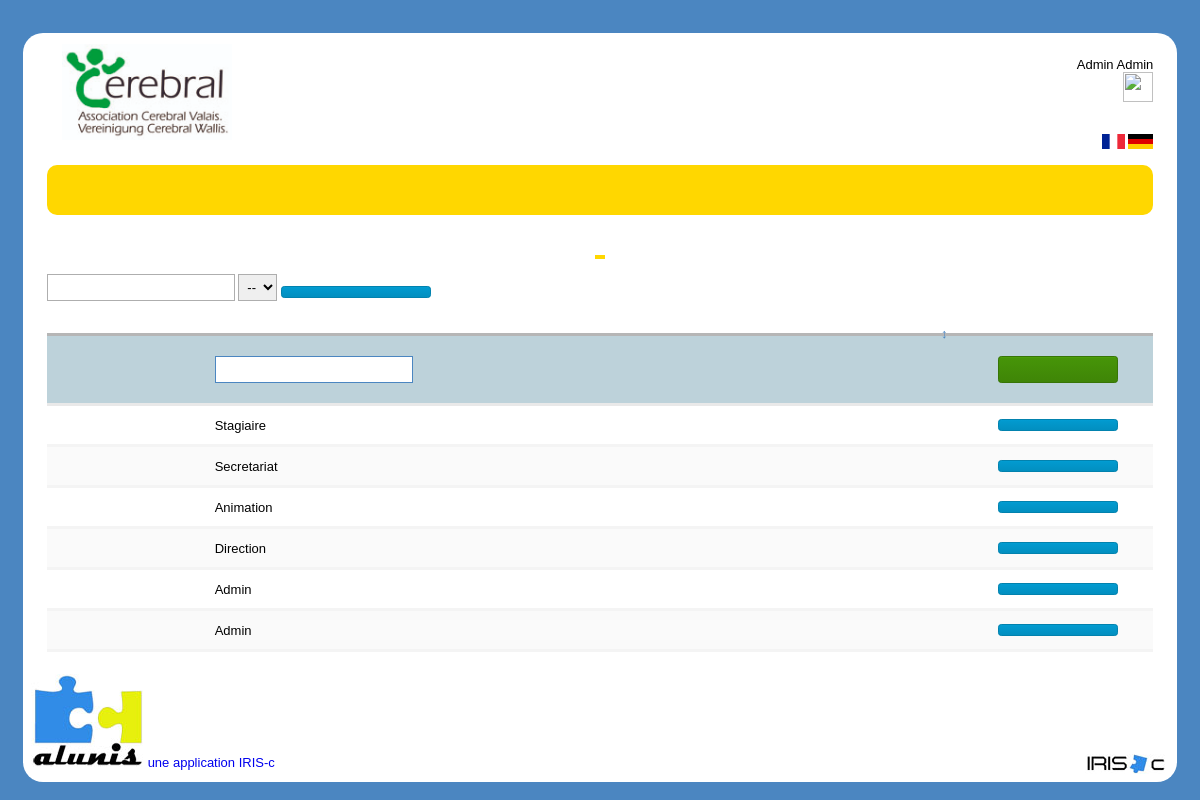
/Administration/autorisation.php?lang=de (signed in), run on the app's committed database.
### tables this page shows
CREATE TABLE `tblAutorisation` (
  `autId` int(11) NOT NULL,
  `autNom` varchar(45) NOT NULL
);

### src/class/Db.class.php (called while the page is built, shortened)
<?php
class Db
{
	private $DBName;
	private $DBUser;
	private $DBPassword;
	private $DBPort;
	private $pdo;
	private $sQuery;
	private $parameters;
	public function __construct()
	{
		if($_SERVER['HTTP_HOST'] == CONFIG_SRVIP){
			$this->Host = 'localhost';
			$this->DBName = CONFIG_DBNAME;
			$this->DBUser = CONFIG_USR;
			$this->DBPassword = CONFIG_PASS;
		}else{
			$this->DBName = CONFIG_DBNAME;
			$this->DBUser = CONFIG_USR;
			$this->DBPassword = CONFIG_PASS;
		}
		$this->DBPort = 3306;
		$this->parameters = array();
	}
	private function Connect()
	{
		try {
            $this->pdo = new PDO('mysql:host=localhost:'.$this->DBPort.';dbname='.$this->DBName,
                $this->DBUser,
                $this->DBPassword,
                array(
                    PDO::ATTR_ERRMODE => PDO::ERRMODE_EXCEPTION,
                    PDO::MYSQL_ATTR_USE_BUFFERED_QUERY => true,
                )
            );
			$this->bConnected = true;
		}
		catch (PDOException $e) {
			echo $this->ExceptionLog($e->getMessage());
			die();
		}
	}
	private function Init($query)
	{
		try {
			$this->sQuery     = $this->pdo->prepare($query);
			$this->succes = $this->sQuery->execute();
		}
		catch (PDOException $e) {
			echo $this->ExceptionLog($query,$this->parameters);
			echo $this->ExceptionLog($e->getMessage(),$this->sQuery->debugDumpParams());
			die();
		}
		$this->parameters = array();
	}
	public function query($query, $fetchmode = PDO::FETCH_ASSOC)
	{
		$query        = trim($query);
		$rawStatement = explode(" ", $query);
		$this->Init($query);
		$statement = strtolower($rawStatement[0]);
		if ($statement === 'select' || $statement === 'show') {
			return $this->sQuery->fetchAll($fetchmode);
		} elseif ($statement === 'insert' || $statement === 'update' || $statement === 'delete') {
			return $this->sQuery->rowCount();
		} else {
			return NULL;
		}
	}
	public function single($query)
	{
		$this->Init($query.' limit 0,1');
		return $this->sQuery->fetch(PDO::FETCH_ASSOC);
	}
}
?>

### src/class/Mrp.class.php (called while the page is built, shortened)
<?php
class Mrp extends Db
{
	public $language;
	function __construct()
		{
			$this->langPath = URL_CONFIG_LANG_PATH;
			$this->_db = new DB();
			if(empty($this->language))
			if (isset($_SESSION['langCode']))
			{
				$this->language=$_SESSION["langCode"];
			}
			else
			{
				$this->language="fr";
			}
			if (isset($_SESSION['id']))
			{
				$ligne = $this->_db->single('SELECT lang FROM tblLangueChoice WHERE employer='.$_SESSION['id']);
			}
			else
			{
				$ligne=false;
			}
			if($ligne != false){
				$this->language=$ligne['lang'];
			}
			$del = $this->_db->query('UPDATE admSessions SET sesConnected=0 WHERE sesUpdate <= DATE_SUB(NOW(), INTERVAL 1 HOUR)');
		$nameofthefileoflanguage="de.csv";
		$loadFile=strtolower(file_get_contents($this->langPath.$nameofthefileoflanguage));
		$array_csv=str_getcsv($loadFile);
		$this->traduction=$array_csv;
		}
	public function setLanguage($changelan=''){
		$this->language=$changelan;
	}
	public function getText($label,$code=''){
		$label=strtolower($label);
		$traduction=$this->traduction;
		if (isset($_SESSION['langCode'])){
			$key=array_search($label,$traduction);
			if ($this->language=="de"){
				$key_de=$key+1;
				$label=$traduction[$key_de];
			}
		}
		return $label;
	}
}
?>

### Administration/autorisation.php (the view, shortened to what this page needs)
<?php
include_once "../src/header.inc.php";
$sQuery = 'SELECT * FROM tblAutorisation';
$aResult = $db->query($sQuery);
?>
<h1><?=$mrp->getText('Liste des Autorisations'); ?></h1>
<form id="form-search" method="POST">
    <input id="tbl-search-val" class="tbl-search" type="text" placeholder="<?=$mrp->getText('Rechercher..'); ?>">
    <select id="tbl-search-col" class="tbl-search" name="search-COLUMNINDEX">
        <option value="">--</option>
    </select>
    <button class="btn-info btn-reset" type="reset"><?=$mrp->getText('Réinitialiser'); ?></button>
    <table class="tbl-display tbl-sort" >
        <thead>
        <tr>
            <th class="hidden"></th>
            <th><?=$mrp->getText('Nom Autorisation'); ?></th>
            <th></th>
        </tr>
        <tr class="tbl-edit-line">
            <td class="hidden"><input type="hidden" name="autId"/></td>
            <td><input type="text" name="autNom" required/></td>
            <td><input type="submit" id="btn-add" name="btValid" value="<?=$mrp->getText('Ajouter'); ?>" class="btn-success">
                <input type="submit" id="btn-delete" name="btDelete" value="<?=$mrp->getText('Supprimer'); ?>" class="btn-delete hide"></td>
        </tr>
        </thead>
        <tbody>
        <?php
        foreach( $aResult as $aRow ) {?>
            <tr>
                <td id="autId_<?php echo $aRow['autId'];?>" class="hidden">
                </td>
                <td id="autNom_<?php echo $aRow['autId'];?>">
                    <?php echo $aRow['autNom']?>
                </td>
                <td>
                    <button class="btn-info btnDetail" type="button" id="<?php echo $aRow['autId']; ?>"><?=$mrp->getText('Modifier'); ?></button>
                </td>
            </tr>
            <?php
        } ?>
        </tbody>
    </table>
</form>
<?php
include_once '../src/footer.inc.php';
?>

### src/css/style.css (style rules this page uses)
@media screen and (min-width: 768px) and (max-width: 1200px) { body { background-color: #4B86C1 ; padding-top:10px; border-radius: 20px; height: auto; } }
@media screen and (min-width: 1200px) { body { background-color: #4B86C1 ; padding-top:10px; } }
* { font-family: "Century Gothic", CenturyGothic, AppleGothic, sans-serif; font-size: 13px; }
h1 { margin-top: 20px; margin-bottom: 15px; text-align: center; color: #000; font-size: 15px; padding: 5px; border-bottom: 4px solid #FFD700; display: inline-block; left: 50%; position: relative; transform: translateX(-50%); }
table { width: 100%; border-collapse: collapse; margin-top: 20px; margin-bottom: 30px; }
table thead tr:first-child { border-bottom: 3px solid #b6b6b6; }
th { text-align: left; text-decoration: none; font-weight: normal; color: #4B86C1; padding-right: 5px; padding-left: 5px; font-weight: bold; }
tbody td,thead th { padding: 3px 5px; }
tbody tr { border-bottom: 3px solid #f4f4f4; }
tbody tr:nth-child(even) { background-color: #fafafa; }
.tbl-display tr.tbl-edit-line { background-color: #bdd2da; border-bottom: 3px solid #e9e9e9; }
.tbl-display input[type=text], .tbl-display select { border: 1px solid #4B86C1; padding: 5px 10px; }
.tbl-display input[type="submit"], .tbl-display button { width: 120px; min-width: auto; margin: 10px; border-radius: 0.25rem; padding: 5px 0 5px 8px; }
.tbl-sort tr:first-child th { padding: 6px 25px 6px 20px; position: relative; }
.tbl-sort th:after { display: inline-block; content: '↔'; -webkit-transform: rotate(90deg); -moz-transform: rotate(90deg); -o-transform: rotate(90deg); -ms-transform: rotate(90deg); transform: rotate(90deg); right: 10px; position: absolute; }
.tbl-display td:last-child { width: 180px; text-align: center; }
.tbl-edit-line td { padding: 10px 5px; }
.tbl-sort th.hidden:after,.tbl-sort th:last-of-type:after { content: ''; }
table.tbl-display tbody { border-top: 2px solid black; }
.btn-success { color: #fff; background-color: #469408; background-image: -webkit-gradient(linear, left top, left bottom, from(#4da309), color-stop(6%, #469408), to(#3f8507)); background-image: linear-gradient(#4da309, #469408 6%, #3f8507); background-repeat: no-repeat; -webkit-filter: none; filter: none; border: 1px solid #377506; padding: 5px 10px; border-radius: 0.25rem; display:inline-block; }
input { padding: 5px; border: 1px solid #aeaeae; }
select { padding: 4px; border: 1px solid #aeaeae; }
button,.btn-edit,.btn-detail { min-width: 150px; background-image: -webkit-gradient(linear, left top, left bottom, from(#02a5de), color-stop(6%, #029ACF), to(#028fc0)); background-image: linear-gradient(#02a5de, #029ACF 6%, #028fc0); background-repeat: no-repeat; -webkit-filter: none; filter: none; border: 1px solid #0282ae; color: #fff; background-color: #029ACF; padding: 5px 10px; border-radius: 0.25rem; text-align:center; display: inline-block; }

### data on the page
tblautorisation: autNom "Stagiaire"
tblautorisation: autNom "Secretariat"
tblautorisation: autNom "Animation"
tblautorisation: autNom "Direction"
tblautorisation: autNom "Admin"
tblautorisation: autNom "Admin"

### other printed values
$nom "Admin Admin"
